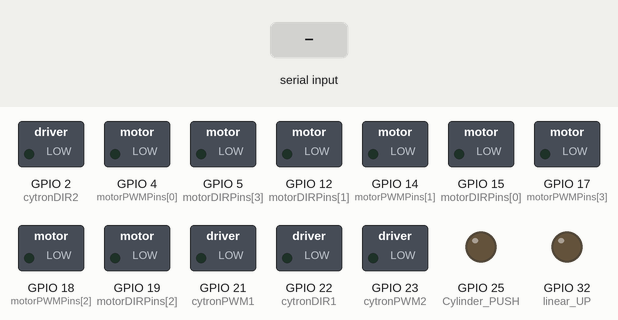
Recording of a sketch running on a simulated ESP32. Shown: switched loads named in the sketch (green lamp = pin HIGH), output pins drawn as LEDs (lit = HIGH). The inputs (shaded band) are chosen by the test bench. What the sketch prints to the serial monitor is not drawn.

Above: at 1.2 s.
1.3 s: "90 45\n" received over the second serial link
At 3.0 s:
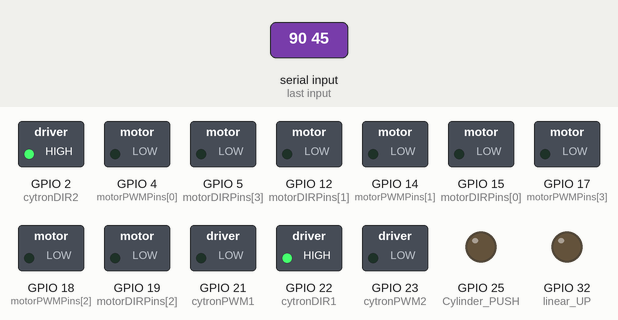
3.6 s: "w" received over the second serial link
At 4.8 s:
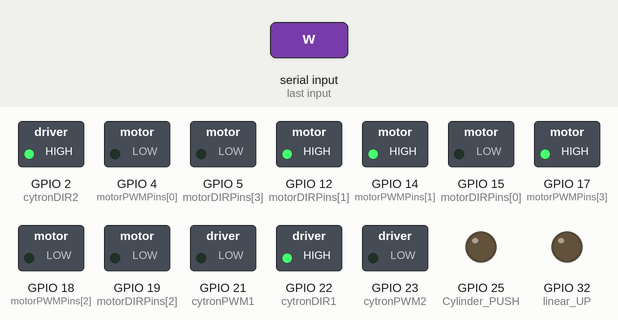
5.1 s: "s" received over the second serial link
At 6.1 s:
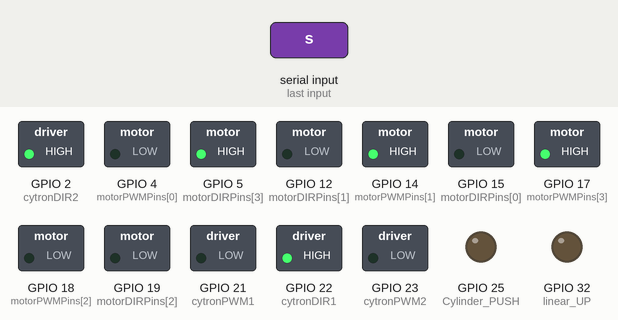
6.6 s: "a" received over the second serial link
At 7.2 s:
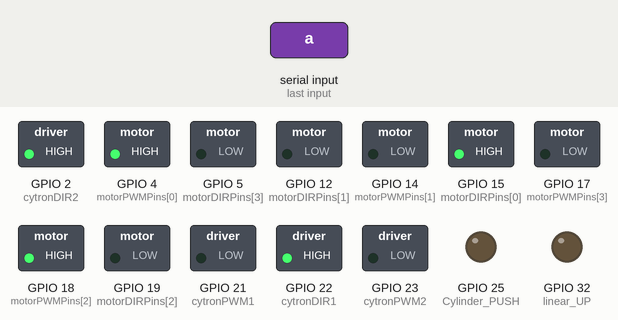
8.1 s: "d" received over the second serial link
At 8.4 s:
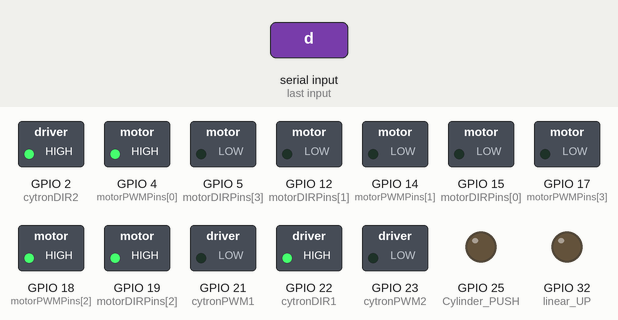
9.6 s: "q" received over the second serial link
At 10.7 s:
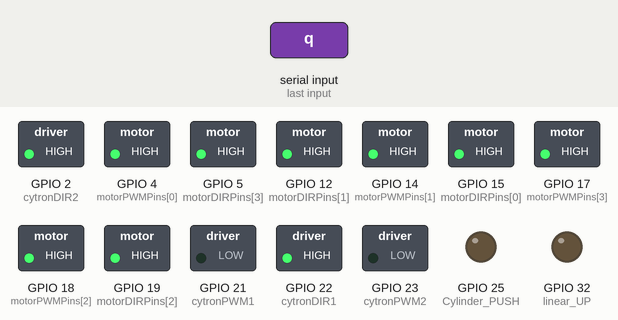
Timing chart, 0 to 12.1 s (numbered marks = the images above; inputs shaded):
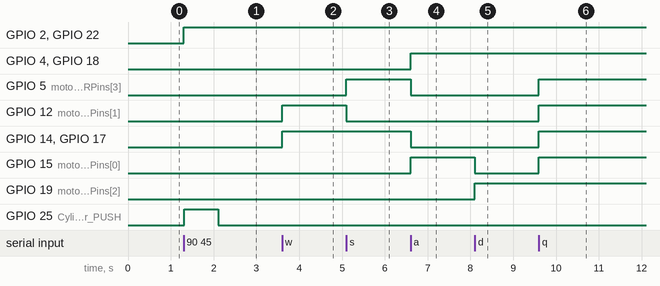

The sketch:

abutestUSB_copy_20250612062217.ino
```cpp
#include <Arduino.h>

// มอเตอร์ MDD10A (ขับเคลื่อน) - เรียง: m1, m2, m3, m4
const int motorPWMPins[] = { 4, 14, 18, 17 };
const int motorDIRPins[] = { 15, 12, 19, 5 };

// ชุดยิง Cytron 20A
const int cytronPWM1 = 21;
const int cytronDIR1 = 22;
const int cytronPWM2 = 23;
const int cytronDIR2 = 2;

// รีเลย์
const int linear_UP = 32;
const int linear_DOWN = 33;
const int Cylinder_PUSH = 25;

const int MAX_DUTY = 4095;
bool isFlipped = false;

HardwareSerial UART_IN(1);
char previousCmd = 'x';

int shootingLevel = 0;  // ระดับความแรงของ Cytron 20A

void setup() {
  Serial.begin(115200);
  UART_IN.begin(115200, SERIAL_8N1, 16, -1);  // RX = 16

  for (int i = 0; i < 4; i++) {
    pinMode(motorDIRPins[i], OUTPUT);
    ledcSetup(i, 5000, 12);
    ledcAttachPin(motorPWMPins[i], i);
    ledcWrite(i, 0);
  }

  ledcSetup(4, 5000, 12);
  ledcAttachPin(cytronPWM1, 4);
  ledcSetup(5, 5000, 12);
  ledcAttachPin(cytronPWM2, 5);
  pinMode(cytronDIR1, OUTPUT);
  pinMode(cytronDIR2, OUTPUT);

  pinMode(linear_UP, OUTPUT);
  pinMode(linear_DOWN, OUTPUT);
  pinMode(Cylinder_PUSH, OUTPUT);

  Serial.println("✅ ESP32 ตัวที่ 2 พร้อมใช้งาน");
}

void driveMotor(int dirPin, int pwmChannel, float power) {
  if (abs(power) < 0.01f) {
    digitalWrite(dirPin, LOW);
    ledcWrite(pwmChannel, 0);
    return;
  }
  digitalWrite(dirPin, power > 0 ? HIGH : LOW);
  ledcWrite(pwmChannel, int(abs(power) * MAX_DUTY));
}

void stopAllMotors() {
  for (int i = 0; i < 4; i++) {
    digitalWrite(motorDIRPins[i], LOW);
    ledcWrite(i, 0);
  }
}

void updateShooterPower() {
  int duty = (shootingLevel * MAX_DUTY) / 3;
  ledcWrite(4, duty);
  ledcWrite(5, duty);
  digitalWrite(cytronDIR1, HIGH);
  digitalWrite(cytronDIR2, HIGH);

  Serial.printf("⚙️ ปรับระดับความแรงชุดยิงเป็น %d → duty=%d\n", shootingLevel, duty);
}

void handleCommand(char cmd) {
  float m[4] = { 0, 0, 0, 0 };
  float speed = 1.0;
  float turn = 1.0;

  if (isFlipped) {
    speed = -speed;
    turn = -turn;
  }

  if (cmd == 'L') {  // ปุ่ม L2 เพิ่มระดับความแรง
    shootingLevel = (shootingLevel + 1) % 4;
    updateShooterPower();
    stopAllMotors();
    return;
  }

  if (cmd == 'U') {
    digitalWrite(linear_UP, HIGH);
    digitalWrite(linear_DOWN, LOW);

  } else if (cmd == 'O') {
    digitalWrite(linear_DOWN, HIGH);
    digitalWrite(linear_UP, LOW);
  }

  // ยิงชุดยิงแบบกำหนดระดับตรง (0-3)
  if (cmd >= '0' && cmd <= '3') {
    shootingLevel = cmd - '0';
    updateShooterPower();
    stopAllMotors();
    return;
  }

  if (cmd == ' ') {
    digitalWrite(Cylinder_PUSH, HIGH);
    delay(800);
    digitalWrite(Cylinder_PUSH, LOW);
    Serial.println("✅ ยิงลูกบอล!");
    stopAllMotors();
    return;
  }

  if (cmd == 'f') {
    isFlipped = !isFlipped;
    Serial.print("🌀 โหมดกลับทิศ: ");
    Serial.println(isFlipped ? "กลับด้าน" : "ปกติ");
    stopAllMotors();
    return;
  }

  if (cmd == 'x') {
    stopAllMotors();
    digitalWrite(linear_DOWN, LOW);
    digitalWrite(linear_UP, LOW);
    return;
  }

  switch (cmd) {
    case 'w':
      m[1] = speed;
      m[3] = -speed;
      break;
    case 's':
      m[1] = -speed;
      m[3] = speed;
      break;
    case 'a':
      m[0] = speed;
      m[2] = -speed;
      break;
    case 'd':
      m[0] = -speed;
      m[2] = speed;
      break;
    case 'q':
      m[0] = turn;
      m[1] = turn;
      m[2] = turn;
      m[3] = turn;
      break;
    case 'e':
      m[0] = -turn;
      m[1] = -turn;
      m[2] = -turn;
      m[3] = -turn;
      break;
    case '7':
      m[0] = -speed;
      m[1] = speed;
      m[2] = speed;
      m[3] = -speed;
      break;
    case '6':
      m[0] = speed;
      m[1] = speed;
      m[2] = -speed;
      m[3] = -speed;
      break;
    case '8':
      m[0] = speed;
      m[1] = -speed;
      m[2] = -speed;
      m[3] = speed;
      break;
    case '9':
      m[0] = -speed;
      m[1] = -speed;
      m[2] = speed;
      m[3] = speed;
      break;
    default: stopAllMotors(); return;
  }

  for (int i = 0; i < 4; i++) {
    driveMotor(motorDIRPins[i], i, m[i]);
  }
}

void loop() {
  if (UART_IN.available()) {
    char c = UART_IN.read();
    Serial.print("📥 คำสั่ง: ");
    Serial.println(c);
    handleCommand(c);
    previousCmd = c;
  }
}
```

Measured:
- after the input at 1.3 s, GPIO 2 (cytronDIR2), GPIO 22 (cytronDIR1): LOW → HIGH at once; GPIO 25 (Cylinder_PUSH): LOW → HIGH at once, → LOW 0.80 s later
- after the input at 3.6 s, GPIO 12 (motorDIRPins[1]), GPIO 14 (motorPWMPins[1]), GPIO 17 (motorPWMPins[3]): LOW → HIGH at once
- after the input at 5.1 s, GPIO 5 (motorDIRPins[3]): LOW → HIGH at once; GPIO 12 (motorDIRPins[1]): HIGH → LOW at once
- after the input at 6.6 s, GPIO 4 (motorPWMPins[0]), GPIO 15 (motorDIRPins[0]), GPIO 18 (motorPWMPins[2]): LOW → HIGH at once; GPIO 5 (motorDIRPins[3]), GPIO 14 (motorPWMPins[1]), GPIO 17 (motorPWMPins[3]): HIGH → LOW at once
- after the input at 8.1 s, GPIO 15 (motorDIRPins[0]): HIGH → LOW at once; GPIO 19 (motorDIRPins[2]): LOW → HIGH at once
- after the input at 9.6 s, GPIO 5 (motorDIRPins[3]), GPIO 12 (motorDIRPins[1]), GPIO 14 (motorPWMPins[1]), GPIO 15 (motorDIRPins[0]), GPIO 17 (motorPWMPins[3]): LOW → HIGH at once
